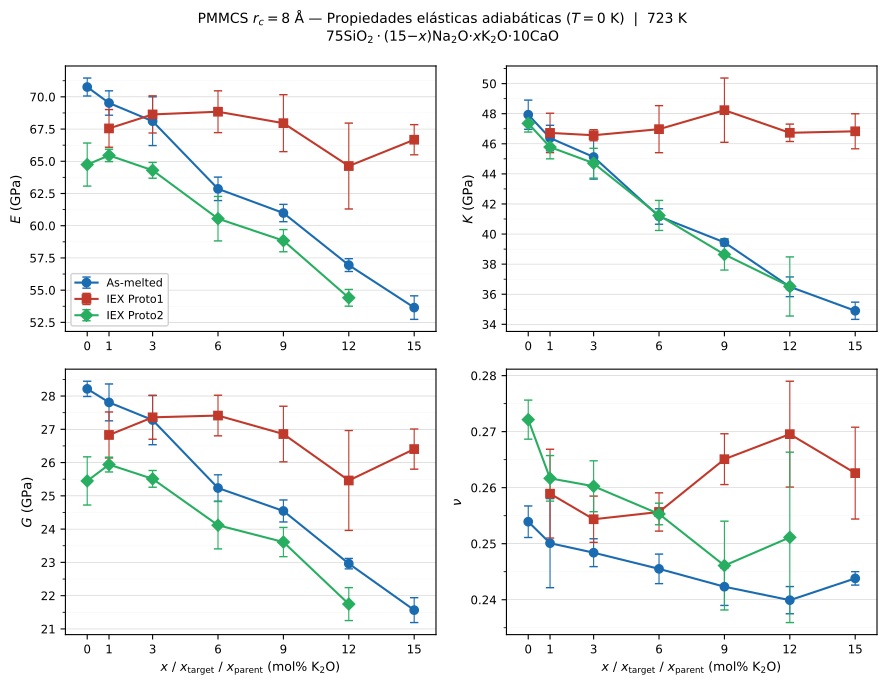

This chart was generated by the following Python code:
"""
fig_elastic_T0_723K.py
Propiedades elásticas adiabáticas (T=0 K) — vidrios a 723 K.
PMMCS rc=8 Å — As-melted, IEX Proto1, IEX Proto2.
Paneles 2×2: E, K, G, ν.
"""

import numpy as np
import matplotlib.pyplot as plt
import matplotlib.ticker as ticker
from pathlib import Path

HERE       = Path(__file__).parent
BASE       = HERE.parent
DIR_AM723  = BASE / "STAGE2_ELASTIC_T0" / "results"
DIR_IX1723 = BASE / "STAGE5_ELASTIC_T0_PROTO1" / "results"
DIR_IX2723 = BASE / "STAGE6_ELASTIC_T0_PROTO2" / "results"
OUT_DIR    = HERE

XA_VALS = [0, 1, 3, 6, 9, 12, 15]
XT_VALS = [1, 3, 6, 9, 12, 15]
XP_VALS = [0, 1, 3, 6, 9, 12]

C_AM  = '#1a6bb0'
C_IX1 = '#c0392b'
C_IX2 = '#27ae60'
KW = dict(lw=1.5, ms=6, capsize=3, capthick=1.0, elinewidth=0.8)


def load_vrh(path):
    lines = path.read_text().strip().split('\n')
    d = dict(zip(lines[0].split(), [float(v) for v in lines[1].split()]))
    return d['K'], d['G'], d['E'], d['nu']


def collect(paths_fn, x_list):
    means = {p: [] for p in ['K', 'G', 'E', 'nu']}
    stds  = {p: [] for p in ['K', 'G', 'E', 'nu']}
    for x in x_list:
        vals = {p: [] for p in ['K', 'G', 'E', 'nu']}
        for r in [1, 2, 3]:
            p = paths_fn(x, r)
            if p.exists():
                k, g, e, n = load_vrh(p)
                vals['K'].append(k); vals['G'].append(g)
                vals['E'].append(e); vals['nu'].append(n)
        for prop in ['K', 'G', 'E', 'nu']:
            v = vals[prop]
            means[prop].append(np.mean(v) if v else np.nan)
            stds[prop].append(np.std(v, ddof=1) if len(v) > 1 else 0.0)
    return means, stds


am723   = collect(lambda x, r: DIR_AM723  / f"elastic_T0_Cij_PMMCS_rc8p0_x{x}_r{r}.txt",         XA_VALS)
ix1_723 = collect(lambda x, r: DIR_IX1723 / f"elastic_T0_Cij_PMMCS_rc8p0_IEX1_xt{x}_r{r}.txt",   XT_VALS)
ix2_723 = collect(lambda x, r: DIR_IX2723 / f"elastic_T0_Cij_PMMCS_rc8p0_IEX2_xp{x}_r{r}.txt",   XP_VALS)

props   = ['E', 'K', 'G', 'nu']
ylabels = [r"$E$ (GPa)", r"$K$ (GPa)", r"$G$ (GPa)", r"$\nu$"]

fig, axes = plt.subplots(2, 2, figsize=(9, 7), sharex=False)
axes = axes.flatten()

for ax, prop, ylabel in zip(axes, props, ylabels):
    ax.errorbar(XA_VALS, am723[0][prop],   yerr=am723[1][prop],
                color=C_AM,  marker='o', label='As-melted', **KW, zorder=4)
    ax.errorbar(XT_VALS, ix1_723[0][prop], yerr=ix1_723[1][prop],
                color=C_IX1, marker='s', label='IEX Proto1', **KW, zorder=4)
    ax.errorbar(XP_VALS, ix2_723[0][prop], yerr=ix2_723[1][prop],
                color=C_IX2, marker='D', label='IEX Proto2', **KW, zorder=4)

    ax.set_ylabel(ylabel, fontsize=9.5)
    ax.set_xticks([0, 1, 3, 6, 9, 12, 15])
    ax.set_xlim(-1, 16)
    ax.yaxis.set_minor_locator(ticker.AutoMinorLocator(2))
    ax.grid(axis='y', lw=0.4, color='#cccccc', zorder=0)
    ax.grid(axis='y', which='minor', lw=0.2, color='#eeeeee', zorder=0)
    ax.tick_params(labelsize=8.5)

axes[0].legend(fontsize=8, frameon=True, framealpha=0.9, edgecolor='#cccccc')

for ax in axes[2:]:
    ax.set_xlabel(r'$x$ / $x_\mathrm{target}$ / $x_\mathrm{parent}$ (mol% K$_2$O)', fontsize=9)

fig.suptitle(
    r'PMMCS $r_c=8$ Å — Propiedades elásticas adiabáticas ($T=0$ K)  |  723 K'
    '\n'
    r'75SiO$_2\cdot$(15$-x$)Na$_2$O$\cdot x$K$_2$O$\cdot$10CaO',
    fontsize=10
)
fig.tight_layout()
fig.savefig(OUT_DIR / 'fig_elastic_T0_723K.pdf', dpi=300, bbox_inches='tight')
fig.savefig(OUT_DIR / 'fig_elastic_T0_723K.png', dpi=150, bbox_inches='tight')
print(f"Guardado: {OUT_DIR / 'fig_elastic_T0_723K.pdf'}")
plt.close(fig)
